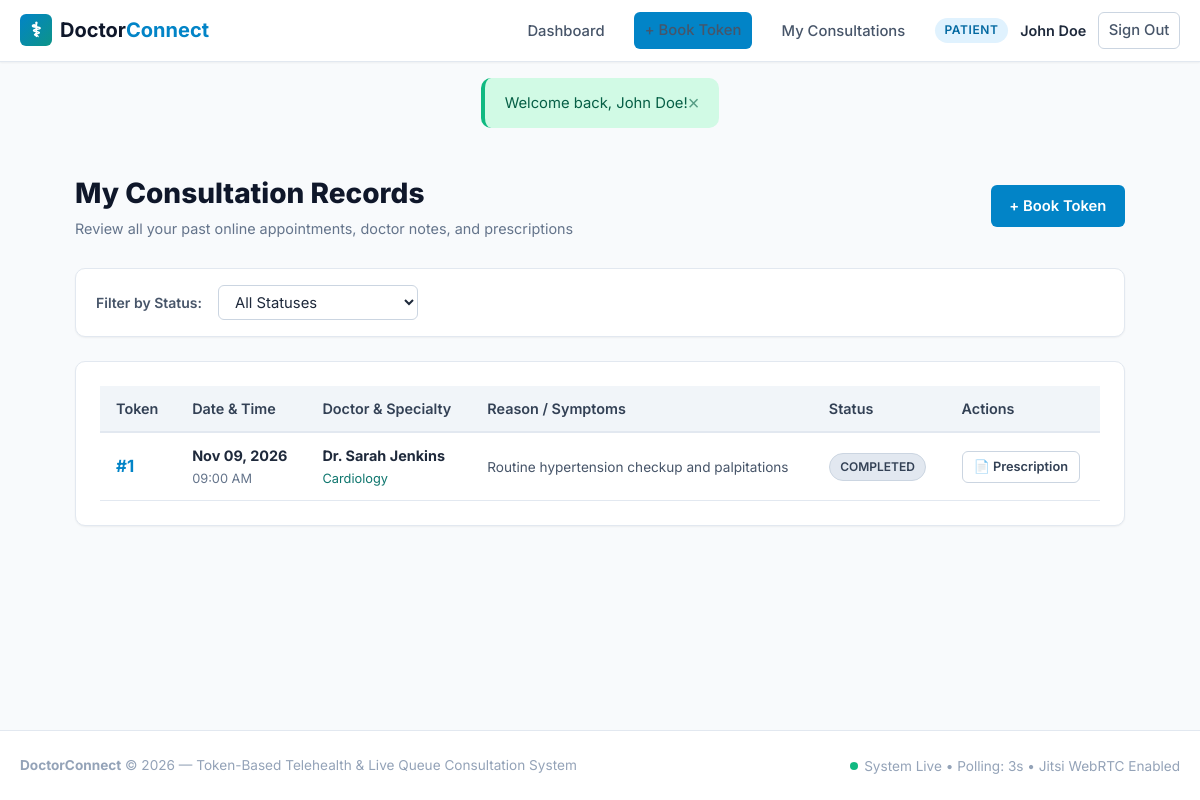
Page /patient/history.php (signed in) on the committed database.
### tables this page shows
CREATE TABLE appointments (
    id INT AUTO_INCREMENT PRIMARY KEY,
    patient_id INT NOT NULL,
    doctor_id INT NOT NULL,
    appointment_date DATE NOT NULL,
    token_number INT NOT NULL,
    status ENUM('waiting', 'serving', 'completed', 'no_show', 'cancelled') NOT NULL DEFAULT 'waiting',
    meeting_link VARCHAR(500) NULL,
    estimated_time DATETIME NULL,
    reason VARCHAR(255) NULL,
    diagnosis TEXT NULL,
    prescription TEXT NULL,
    created_at TIMESTAMP DEFAULT CURRENT_TIMESTAMP,
     
    CONSTRAINT unique_token_per_doctor_day UNIQUE (doctor_id, appointment_date, token_number),
    CONSTRAINT fk_appointment_patient FOREIGN KEY (patient_id) REFERENCES users(id) ON DELETE CASCADE,
    CONSTRAINT fk_appointment_doctor FOREIGN KEY (doctor_id) REFERENCES doctors(id) ON DELETE CASCADE,
    INDEX idx_doc_date_status (doctor_id, appointment_date, status),
    INDEX idx_patient (patient_id)
);

CREATE TABLE users (
    id INT AUTO_INCREMENT PRIMARY KEY,
    name VARCHAR(100) NOT NULL,
    email VARCHAR(150) NOT NULL UNIQUE,
    phone VARCHAR(20) NOT NULL UNIQUE,
    password_hash VARCHAR(255) NOT NULL,
    role ENUM('patient', 'doctor', 'admin') NOT NULL DEFAULT 'patient',
    created_at TIMESTAMP DEFAULT CURRENT_TIMESTAMP
);

CREATE TABLE doctors (
    id INT AUTO_INCREMENT PRIMARY KEY,
    user_id INT NOT NULL,
    specialization VARCHAR(100) NOT NULL,
    consultation_fee DECIMAL(10,2) NOT NULL DEFAULT 50.00,
    avg_consultation_mins INT NOT NULL DEFAULT 15,
    bio TEXT NULL,
    created_at TIMESTAMP DEFAULT CURRENT_TIMESTAMP,
    CONSTRAINT fk_doctor_user FOREIGN KEY (user_id) REFERENCES users(id) ON DELETE CASCADE
);

### config/config.php (called while the page is built, shortened)
<?php
function getBaseUrl(): string {
    $protocol = (!empty($_SERVER['HTTPS']) && $_SERVER['HTTPS'] !== 'off') || (isset($_SERVER['SERVER_PORT']) && $_SERVER['SERVER_PORT'] == 443) ? 'https://' : 'http://';
    $host = $_SERVER['HTTP_HOST'] ?? 'localhost';
    $scriptDir = str_replace('\\', '/', dirname($_SERVER['SCRIPT_NAME'] ?? ''));
    $subdirs = ['/patient', '/doctor', '/admin', '/api'];
    foreach ($subdirs as $subdir) {
        if (str_ends_with($scriptDir, $subdir)) {
            $scriptDir = substr($scriptDir, 0, -strlen($subdir));
            break;
        }
    }
    $base = rtrim($scriptDir, '/');
    return $protocol . $host . $base;
}
function url(string $path = ''): string {
    $base = getBaseUrl();
    $path = ltrim($path, '/');
    return $path ? "$base/$path" : $base . '/';
}
function e(?string $string): string {
    return htmlspecialchars($string ?? '', ENT_QUOTES, 'UTF-8');
}

### patient/history.php (the view, shortened to what this page needs)
<?php
require_once __DIR__ . '/../config/config.php';
$patientId = currentUserId();
$db = Database::getConnection();
$params = [$patientId];
$whereStatus = "";
$stmt = $db->prepare("
    SELECT a.*, d.specialization, d.consultation_fee, du.name as doctor_name
    FROM appointments a
    JOIN doctors d ON d.id = a.doctor_id
    JOIN users du ON du.id = d.user_id
    WHERE a.patient_id = ? {$whereStatus}
    ORDER BY a.appointment_date DESC, a.id DESC
");
$stmt->execute($params);
$appointments = $stmt->fetchAll();
require_once __DIR__ . '/../includes/header.php';
?>
<div style="max-width:1050px; margin:0 auto 3rem;">
    <div style="display:flex; justify-content:space-between; align-items:center; margin-bottom:1.75rem; flex-wrap:wrap; gap:1rem;">
        <div>
            <h1 style="font-size:1.75rem; font-weight:800; color:#0f172a; margin-bottom:0.25rem;">
                My Consultation Records
            </h1>
            <p style="color:#64748b; font-size:0.9rem; margin:0;">
                Review all your past online appointments, doctor notes, and prescriptions
            </p>
        </div>
        <a href="<?= url('patient/book.php') ?>" class="btn btn-primary">+ Book Token</a>
    </div>
    <div class="card" style="padding:1rem 1.25rem; margin-bottom:1.5rem;">
        <form method="GET" action="" style="display:flex; gap:1rem; align-items:center; flex-wrap:wrap;">
            <label style="font-size:0.875rem; font-weight:600; color:#475569;">Filter by Status:</label>
            <select name="status" class="form-select" style="max-width:200px; padding:0.4rem 0.75rem;" onchange="this.form.submit()">
                <option value="">All Statuses</option>
            </select>
        </form>
    </div>
    <div class="card">
        <?php if (empty($appointments)): ?>
            <p style="color:#64748b; text-align:center; padding:2rem 0; margin:0;">No consultation records matching this filter.</p>
        <?php else: ?>
            <div class="table-responsive">
                <table class="table">
                    <thead>
                        <tr>
                            <th>Token</th>
                            <th>Date & Time</th>
                            <th>Doctor & Specialty</th>
                            <th>Reason / Symptoms</th>
                            <th>Status</th>
                            <th>Actions</th>
                        </tr>
                    </thead>
                    <tbody>
                        <?php foreach ($appointments as $a): ?>
                            <tr>
                                <td>
                                    <strong style="font-size:1.05rem; color:#0284c7;">#<?= (int)$a['token_number'] ?></strong>
                                </td>
                                <td>
                                    <strong><?= date('M d, Y', strtotime($a['appointment_date'])) ?></strong><br>
                                    <span style="font-size:0.8rem; color:#64748b;"><?= date('h:i A', strtotime($a['estimated_time'])) ?></span>
                                </td>
                                <td>
                                    <strong><?= e($a['doctor_name']) ?></strong><br>
                                    <span style="font-size:0.8rem; color:#0f766e;"><?= e($a['specialization']) ?></span>
                                </td>
                                <td>
                                    <span style="font-size:0.85rem; color:#475569;">
                                        <?= e($a['reason'] ?: 'Routine checkup') ?>
                                    </span>
                                </td>
                                <td>
                                    <span class="badge badge-<?= e($a['status']) ?>">
                                        <?= strtoupper(e($a['status'])) ?>
                                    </span>
                                </td>
                                <td>
                                    <?php if (in_array($a['status'], ['waiting', 'serving'])): ?>
                                        <a href="<?= url('patient/queue.php?id=' . $a['id']) ?>" class="btn btn-sm btn-primary">
                                            Live Queue 🔴
                                        </a>
                                    <?php elseif ($a['status'] === 'completed' && !empty($a['prescription'])): ?>
                                        <a href="<?= url('patient/prescription.php?id=' . $a['id']) ?>" class="btn btn-sm btn-outline">
                                            📄 Prescription
                                        </a>
                                    <?php else: ?>
                                        <span style="color:#94a3b8; font-size:0.8rem;">-</span>
                                    <?php endif; ?>
                                </td>
                            </tr>
                        <?php endforeach; ?>
                    </tbody>
                </table>
            </div>
        <?php endif; ?>
    </div>
</div>
<?php require_once __DIR__ . '/../includes/footer.php'; ?>

### assets/css/style.css (style rules this page uses)
:root { --primary: #0284c7; --primary-hover: #0369a1; --primary-light: #e0f2fe; --teal: #0d9488; --teal-hover: #0f766e; --teal-light: #ccfbf1; --slate-50: #f8fafc; --slate-100: #f1f5f9; --slate-200: #e2e8f0; --slate-300: #cbd5e1; --slate-400: #94a3b8; --slate-600: #475569; --slate-700: #334155; --slate-800: #1e293b; --slate-900: #0f172a; --success: #10b981; --success-bg: #d1fae5; --warning: #f59e0b; --warning-bg: #fef3c7; --danger: #ef4444; --danger-bg: #fee2e2; --info: #3b82f6; --info-bg: #dbeafe; --shadow-sm: 0 1px 2px 0 rgb(0 0 0 / 0.05); --shadow-md: 0 4px 6px -1px rgb(0 0 0 / 0.1), 0 2px 4px -2px rgb(0 0 0 / 0.1); --shadow-lg: 0 10px 15px -3px rgb(0 0 0 / 0.1), 0 4px 6px -4px rgb(0 0 0 / 0.1); --radius-sm: 6px; --radius-md: 10px; --radius-lg: 16px; --radius-full: 9999px; --font-sans: 'Inter', system-ui, -apple-system, BlinkMacSystemFont, "Segoe UI", Roboto, "Helvetica Neue", Arial, sans-serif; }
*, *::before, *::after { box-sizing: border-box; margin: 0; padding: 0; }
body { font-family: var(--font-sans); background-color: var(--slate-50); color: var(--slate-800); line-height: 1.5; min-height: 100vh; display: flex; flex-direction: column; }
a { color: var(--primary); text-decoration: none; transition: color 0.15s ease; }
.btn { display: inline-flex; align-items: center; justify-content: center; gap: 0.4rem; font-family: inherit; font-size: 0.925rem; font-weight: 600; padding: 0.55rem 1.1rem; border-radius: var(--radius-sm); border: 1px solid transparent; cursor: pointer; transition: all 0.15s ease-in-out; text-decoration: none; white-space: nowrap; }
.btn-primary { background: var(--primary); color: #ffffff; }
.btn-outline { background: #ffffff; border-color: var(--slate-300); color: var(--slate-700); }
.btn-sm { font-size: 0.8rem; padding: 0.35rem 0.7rem; }
.card { background: #ffffff; border: 1px solid var(--slate-200); border-radius: var(--radius-md); box-shadow: var(--shadow-sm); padding: 1.5rem; margin-bottom: 1.5rem; }
.badge { display: inline-flex; align-items: center; gap: 0.3rem; font-size: 0.75rem; font-weight: 600; padding: 0.25rem 0.65rem; border-radius: var(--radius-full); }
.badge-completed { background: #e2e8f0; color: #334155; border: 1px solid #cbd5e1; }
.table-responsive { width: 100%; overflow-x: auto; }
.table { width: 100%; border-collapse: collapse; font-size: 0.9rem; text-align: left; }
.table th { background: var(--slate-100); color: var(--slate-700); font-weight: 600; padding: 0.75rem 1rem; border-bottom: 2px solid var(--slate-200); }
.table td { padding: 0.75rem 1rem; border-bottom: 1px solid var(--slate-200); vertical-align: middle; }
.form-control, .form-select { width: 100%; padding: 0.6rem 0.85rem; font-family: inherit; font-size: 0.925rem; border: 1px solid var(--slate-300); border-radius: var(--radius-sm); background-color: #ffffff; color: var(--slate-800); transition: border-color 0.15s, box-shadow 0.15s; }

### rows in the picture
appointments: token_number "1", appointment_date "Nov 09, 2026", estimated_time "09:00 AM", users.name "Dr. Sarah Jenkins", doctor.specialization "Cardiology", reason "Routine hypertension checkup and palpitations", status "COMPLETED"

### other values in the picture
$userRole "PATIENT"
$user['name'] "John Doe"
$flash['message'] "Welcome back, John Doe!"
APP_NAME "DoctorConnect"
